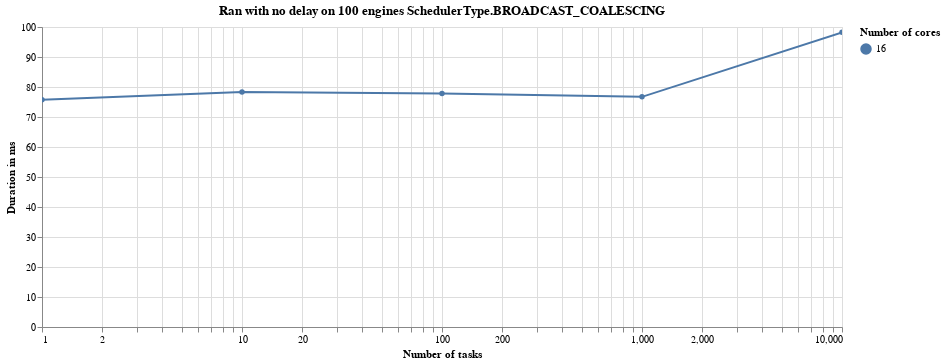
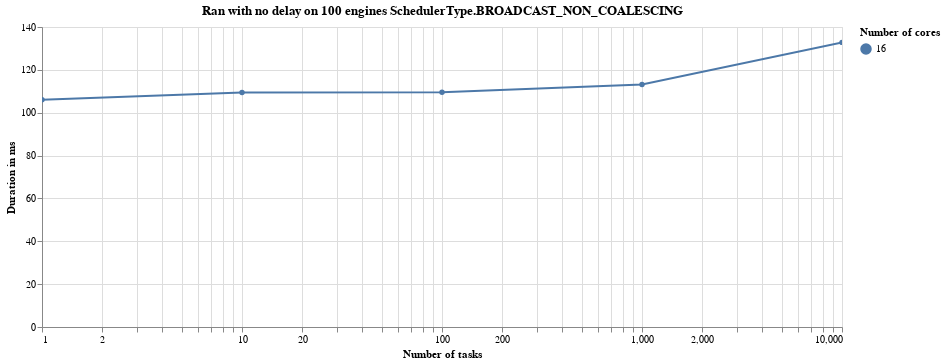
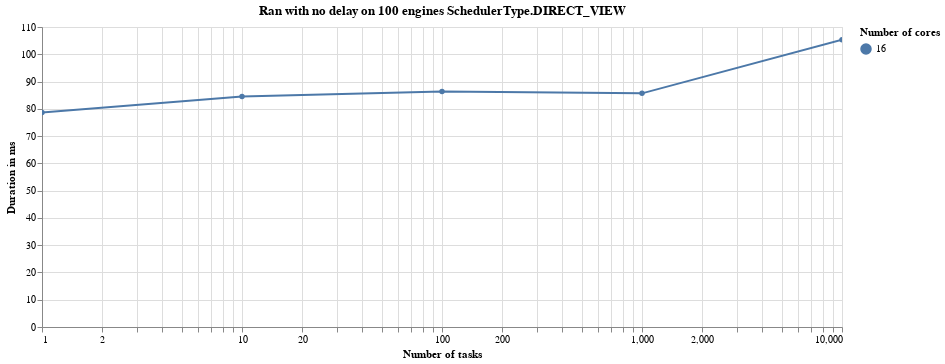
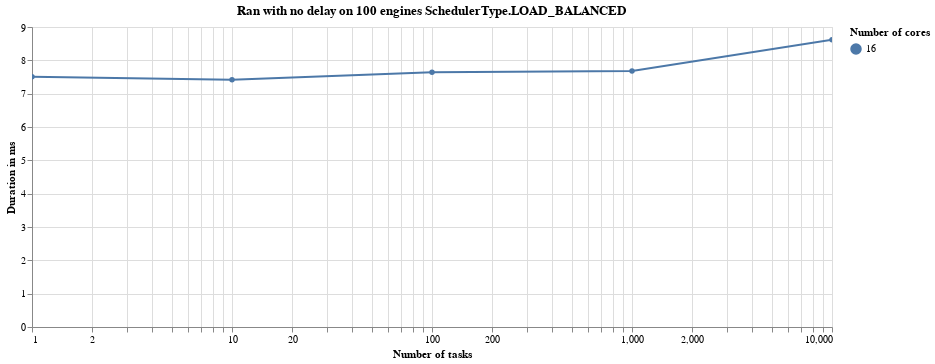

These figures' notebook cell, in order:
### Code cell
no_delay_source = get_no_delay_source(benchmark_results)
display(Markdown('### With no delay and 100 engines:'))
for scheduler_name, results in no_delay_source[
    BenchmarkType.TIME_N_TASKS_NO_DELAY
].items():
    data = pd.DataFrame(results)
    alt.Chart(data).mark_line(point=True).encode(
        alt.X('Number of tasks', scale=alt.Scale(type='log')),
        color='Number of cores:N',
        y='Duration in ms',
        tooltip='Duration in ms',
    ).properties(
        title=f'Ran with no delay on 100 engines {scheduler_name}', width=800
    ).interactive().display(renderer='svg')

### Figure 1 — Vega-Lite specification as saved in the notebook (floating-point values rounded to 4 significant figures)
{"$schema": "https://vega.github.io/schema/vega-lite/v3.4.0.json", "config": {"mark": {"tooltip": null}, "view": {"height": 300, "width": 400}}, "data": {"name": "data-f4c8a6e7f35eaeba657c51b1351537da"}, "datasets": {"data-f4c8a6e7f35eaeba657c51b1351537da": [{"Duration in ms": 75.76, "Number of cores": 16, "Number of tasks": 1}, {"Duration in ms": 78.3, "Number of cores": 16, "Number of tasks": 10}, {"Duration in ms": 77.84, "Number of cores": 16, "Number of tasks": 100}, {"Duration in ms": 76.72, "Number of cores": 16, "Number of tasks": 1000}, {"Duration in ms": 98.22, "Number of cores": 16, "Number of tasks": 10000}]}, "encoding": {"color": {"field": "Number of cores", "type": "nominal"}, "tooltip": {"field": "Duration in ms", "type": "quantitative"}, "x": {"field": "Number of tasks", "scale": {"type": "log"}, "type": "quantitative"}, "y": {"field": "Duration in ms", "type": "quantitative"}}, "mark": {"point": true, "type": "line"}, "selection": {"selector021": {"bind": "scales", "encodings": ["x", "y"], "type": "interval"}}, "title": "Ran with no delay on 100 engines SchedulerType.BROADCAST_COALESCING", "width": 800}

### Figure 2 — Vega-Lite specification as saved in the notebook (floating-point values rounded to 4 significant figures)
{"$schema": "https://vega.github.io/schema/vega-lite/v3.4.0.json", "config": {"mark": {"tooltip": null}, "view": {"height": 300, "width": 400}}, "data": {"name": "data-eecdaea28dfa02ef3268ff4e2b82afe6"}, "datasets": {"data-eecdaea28dfa02ef3268ff4e2b82afe6": [{"Duration in ms": 106.1, "Number of cores": 16, "Number of tasks": 1}, {"Duration in ms": 109.5, "Number of cores": 16, "Number of tasks": 10}, {"Duration in ms": 109.6, "Number of cores": 16, "Number of tasks": 100}, {"Duration in ms": 113.1, "Number of cores": 16, "Number of tasks": 1000}, {"Duration in ms": 132.8, "Number of cores": 16, "Number of tasks": 10000}]}, "encoding": {"color": {"field": "Number of cores", "type": "nominal"}, "tooltip": {"field": "Duration in ms", "type": "quantitative"}, "x": {"field": "Number of tasks", "scale": {"type": "log"}, "type": "quantitative"}, "y": {"field": "Duration in ms", "type": "quantitative"}}, "mark": {"point": true, "type": "line"}, "selection": {"selector022": {"bind": "scales", "encodings": ["x", "y"], "type": "interval"}}, "title": "Ran with no delay on 100 engines SchedulerType.BROADCAST_NON_COALESCING", "width": 800}

### Figure 3 — Vega-Lite specification as saved in the notebook (floating-point values rounded to 4 significant figures)
{"$schema": "https://vega.github.io/schema/vega-lite/v3.4.0.json", "config": {"mark": {"tooltip": null}, "view": {"height": 300, "width": 400}}, "data": {"name": "data-db14e88f35cec334e11a5ca140df08f5"}, "datasets": {"data-db14e88f35cec334e11a5ca140df08f5": [{"Duration in ms": 78.68, "Number of cores": 16, "Number of tasks": 1}, {"Duration in ms": 84.5, "Number of cores": 16, "Number of tasks": 10}, {"Duration in ms": 86.32, "Number of cores": 16, "Number of tasks": 100}, {"Duration in ms": 85.67, "Number of cores": 16, "Number of tasks": 1000}, {"Duration in ms": 105.4, "Number of cores": 16, "Number of tasks": 10000}]}, "encoding": {"color": {"field": "Number of cores", "type": "nominal"}, "tooltip": {"field": "Duration in ms", "type": "quantitative"}, "x": {"field": "Number of tasks", "scale": {"type": "log"}, "type": "quantitative"}, "y": {"field": "Duration in ms", "type": "quantitative"}}, "mark": {"point": true, "type": "line"}, "selection": {"selector023": {"bind": "scales", "encodings": ["x", "y"], "type": "interval"}}, "title": "Ran with no delay on 100 engines SchedulerType.DIRECT_VIEW", "width": 800}

### Figure 4 — Vega-Lite specification as saved in the notebook (floating-point values rounded to 4 significant figures)
{"$schema": "https://vega.github.io/schema/vega-lite/v3.4.0.json", "config": {"mark": {"tooltip": null}, "view": {"height": 300, "width": 400}}, "data": {"name": "data-d755a1f46ab4ea775268e5cf31101e28"}, "datasets": {"data-d755a1f46ab4ea775268e5cf31101e28": [{"Duration in ms": 7.51, "Number of cores": 16, "Number of tasks": 1}, {"Duration in ms": 7.42, "Number of cores": 16, "Number of tasks": 10}, {"Duration in ms": 7.64, "Number of cores": 16, "Number of tasks": 100}, {"Duration in ms": 7.68, "Number of cores": 16, "Number of tasks": 1000}, {"Duration in ms": 8.62, "Number of cores": 16, "Number of tasks": 10000}]}, "encoding": {"color": {"field": "Number of cores", "type": "nominal"}, "tooltip": {"field": "Duration in ms", "type": "quantitative"}, "x": {"field": "Number of tasks", "scale": {"type": "log"}, "type": "quantitative"}, "y": {"field": "Duration in ms", "type": "quantitative"}}, "mark": {"point": true, "type": "line"}, "selection": {"selector024": {"bind": "scales", "encodings": ["x", "y"], "type": "interval"}}, "title": "Ran with no delay on 100 engines SchedulerType.LOAD_BALANCED", "width": 800}
